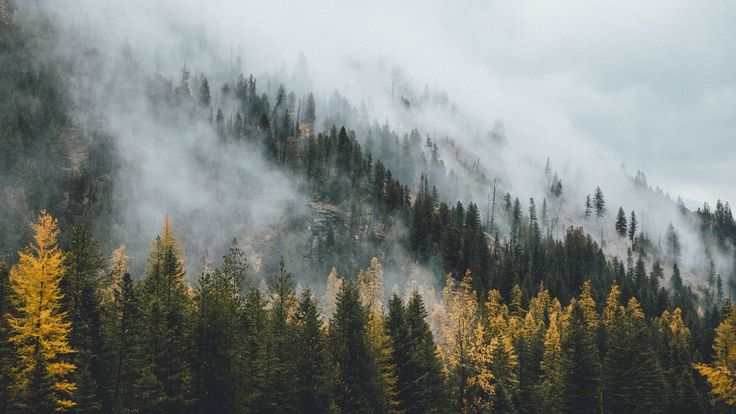
#> input picture tools/wallpaper.jpg, 736 x 414 px
$ python make_wallpaper.py wallpaper.jpg out.png 100 100
#> lines starting #> are read from the running program, lines starting #| are printed output that depends on the picture
#!/usr/bin/env python3
"""Converts an image into the raw wallpaper format the limine_baremetal_demo
kernel loads from the initrd (see kernel.llpl's draw_wallpaper()).

The source image is scaled+cropped ("cover", like CSS background-size) to
exactly fill the target resolution, then written out as:
  - a 12-byte header: magic (u32 LE), width (u32 LE), height (u32 LE)
  - width*height pixels, each a u32 LE value packed as 0x00RRGGBB - the
    same format Terminal.put_pixel/blit_rect use, so the kernel can blit
    it straight into the framebuffer with no runtime decoding.

Usage: make_wallpaper.py <source-image> <output.raw> [width] [height]
Defaults to 1024x768, matching this demo's QEMU boot resolution.
"""
import struct
import sys

MAGIC = 0x504C4157  # 'WALP' as a little-endian u32


def main():
    if len(sys.argv) < 3:
        print(f"usage: {sys.argv[0]} <source-image> <output.raw> [width] [height]", file=sys.stderr)
        return 1

    src_path = sys.argv[1]
    out_path = sys.argv[2]
    width = int(sys.argv[3]) if len(sys.argv) > 3 else 1024
    height = int(sys.argv[4]) if len(sys.argv) > 4 else 768

    from PIL import Image

    im = Image.open(src_path).convert("RGB")
#> im is the input picture: PIL image 736x414 RGB; mean R, G, B 125, 129.2, 124.5
    src_w, src_h = im.size
#> src_w = 736; src_h = 414

    scale = max(width / src_w, height / src_h)
#> scale = 0.242
    scaled_w = max(width, round(src_w * scale))
#> scaled_w = 178
    scaled_h = max(height, round(src_h * scale))
#> scaled_h = 100
    im = im.resize((scaled_w, scaled_h), Image.LANCZOS)
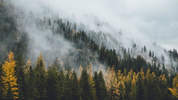
#> im: PIL image 178x100 RGB; mean R, G, B 125, 129.2, 124.5

    left = (scaled_w - width) // 2
#> left = 39
    top = (scaled_h - height) // 2
#> top = 0
    im = im.crop((left, top, left + width, top + height))
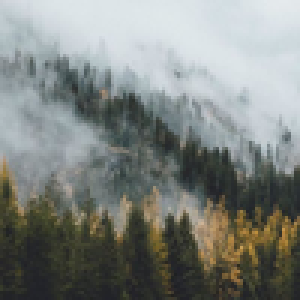
#> im: PIL image 100x100 RGB (shown 3 times larger); mean R, G, B 127.8, 132.2, 128.2

    pixels = im.load()
    with open(out_path, "wb") as f:
        f.write(struct.pack("<III", MAGIC, width, height))
        row = bytearray(width * 4)
        for y in range(height):
            for x in range(width):
                r, g, b = pixels[x, y]
                off = x * 4
                row[off] = b
                row[off + 1] = g
                row[off + 2] = r
                row[off + 3] = 0
            f.write(row)

    print(f"wrote {out_path}: {width}x{height}")
    return 0


if __name__ == "__main__":
    sys.exit(main())
#> (the program exits here)
